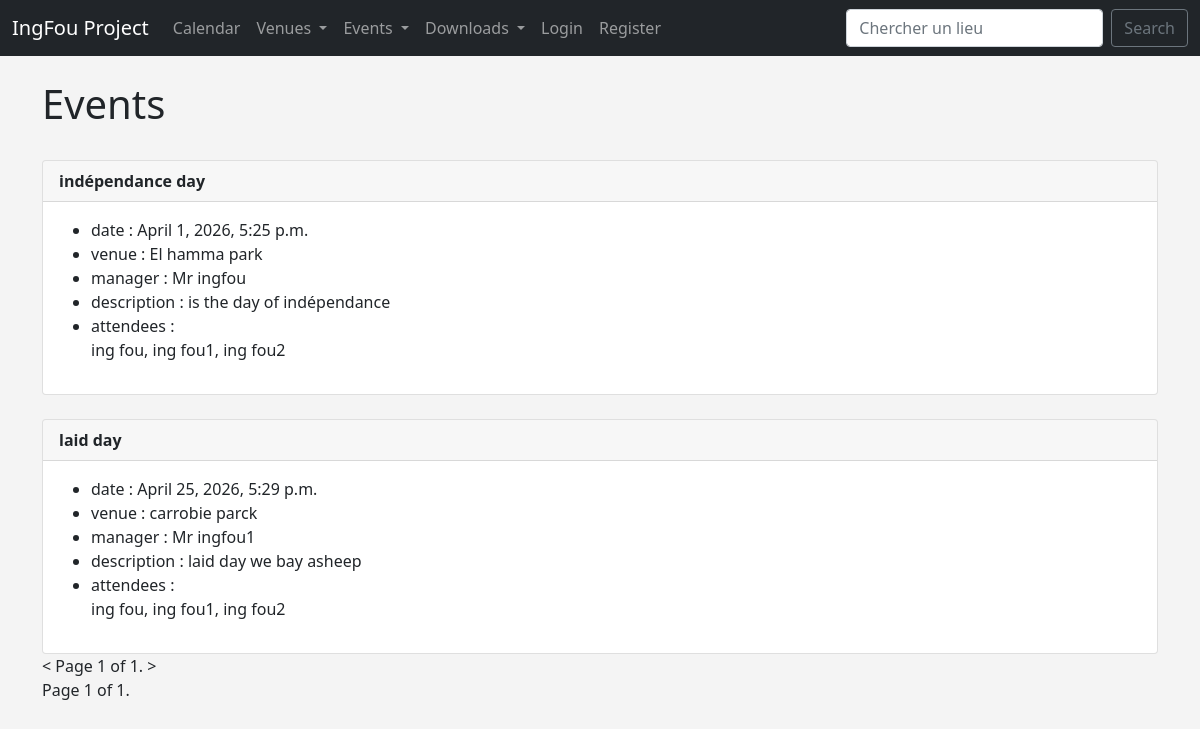
Before: /cal/events/?page=2 with the older database file.
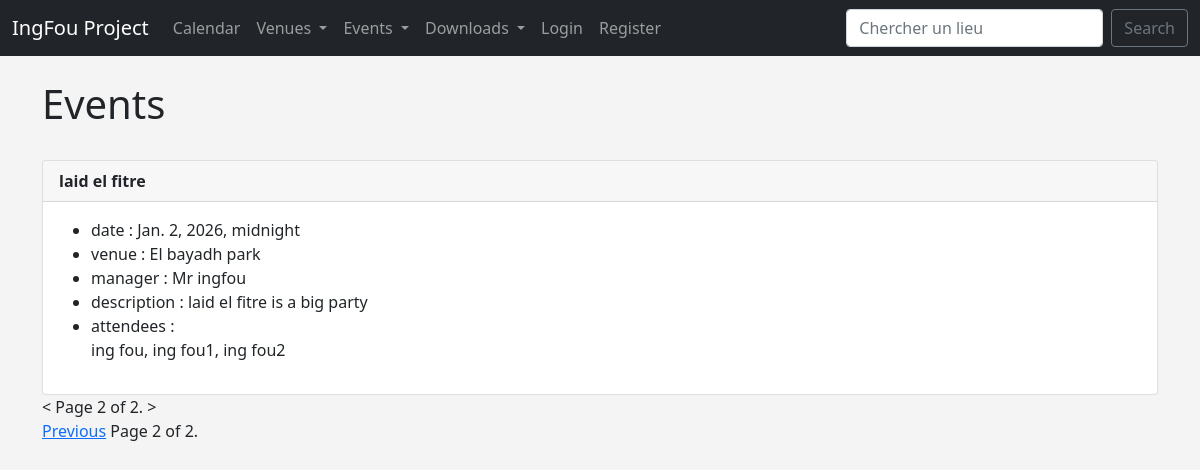
After: the same page with the newer database file.
### clubweb/models.py (models this page shows)
class Event(models.Model):
    name = models.CharField('Event name', max_length=100)
    event_date = models.DateTimeField('Event date and time')
    venue = models.ForeignKey(Venue, on_delete=models.CASCADE, blank=True, null=True)
    manager = models.CharField('Event manager', max_length=60)
    description = models.TextField('Event description', blank=True)
    attendees = models.ManyToManyField(MyClubuser, blank=True) # participants
    def __str__(self):
        return self.name

class Venue(models.Model):
    name = models.CharField('Venue name', max_length=100)
    address = models.CharField('Venue address', max_length=100)
    zip_code = models.CharField('zip code', max_length=15)
    phone = models.CharField('contact phone', max_length=20, blank=True)
    web = models.URLField('website address', blank=True)
    email_address = models.EmailField('email address', blank=True)
    def __str__(self):
        return self.name

class MyClubuser(models.Model):
    first_name = models.CharField('First name', max_length=100)
    last_name = models.CharField('Last name', max_length=100)
    email = models.EmailField('Email address', blank=True)
    def __str__(self):
        return self.first_name + ' ' + self.last_name

### clubweb/views.py (the view)
# urls.py: path('events/', views.all_events, name='event_list'),
def all_events(request):
    event_list = Event.objects.all()
    paginator = Paginator(event_list, 2) # Show 2 events per page
    page = request.GET.get('page')
    try:
        event_list = paginator.page(page)
    except PageNotAnInteger:
        event_list = paginator.page(1)
    except EmptyPage:
        event_list = paginator.page(paginator.num_pages)
    return render(request, 'clubweb/event_list.html', {
        'event_list': event_list,
    })

### clubweb/templates/clubweb/event_list.html (shortened to what this page needs)
{% extends 'clubweb/base.html' %}
{% block content %}
<h1>Events</h1>
    {% for event in event_list %}
     <br>
    <div class="card">
        <div class="card-header"> <strong>{{ event }}</strong> </div>
            <div class="card-body">
                <ul>
                <li>date : {{ event.event_date }}</li>
                <li>venue : {{ event.venue }}</li>
                <li>manager : {{ event.manager}}</li>
                <li>description : {{ event.description }}</li>
                <li>attendees : {{ event.attendees.all|join:", " |linebreaks }}</li>
                </ul>
            </div>
    </div>
    {% endfor %}
    < Page {{ event_list.number }} of {{ event_list.paginator.num_pages }}. >
    <div class="pagination">
    <span class="page-links">
        {% if event_list.has_previous %}
            <a href="?page={{ event_list.previous_page_number }}">Previous</a>
        {% endif %}
        <span class="current">
            Page {{ event_list.number }} of {{ event_list.paginator.num_pages }}.
        </span>
    </div>
{% endblock %}

### clubweb/templates/clubweb/base.html (shortened to what this page needs)
<!doctype html>
<html lang="en">
  <head>
    <link href="https://cdn.jsdelivr.net/npm/bootstrap@5.0.2/dist/css/bootstrap.min.css" rel="stylesheet"
>
  </head>
  <body>
    {% include 'clubweb/navbar.html' %}
    <br/>
    <div class="container">
    {% block content %}
    {% endblock %}
    </div>
  </body>
</html>

### clubweb/templates/clubweb/navbar.html (shortened to what this page needs)
<nav class="navbar navbar-expand-lg navbar-dark bg-dark">
  <div class="container-fluid">
    <a class="navbar-brand" href="{% url 'clubweb:home' %}">IngFou Project</a>
    <div class="collapse navbar-collapse" id="navbarSupportedContent">
      <ul class="navbar-nav me-auto mb-2 mb-lg-0">
        <li class="nav-item">
          <a class="nav-link" href="{% url 'clubweb:home' '2023' 'april' %}">Calendar</a>
        </li>
        <li class="nav-item dropdown">
          <a class="nav-link dropdown-toggle" href="#" role="button" data-bs-toggle="dropdown" aria-expanded="false">
            Venues
          </a>
        </li>
        <li class="nav-item dropdown">
          <a class="nav-link dropdown-toggle" href="#" role="button" data-bs-toggle="dropdown" aria-expanded="false">
            Events
          </a>
        <li class="nav-item dropdown">
          <a class="nav-link dropdown-toggle" href="#" role="button" data-bs-toggle="dropdown" aria-expanded="false">
            Downloads
          </a>
        </li>
        {% if user.is_authenticated %}
        <li class="nav-item">
          <a class="nav-link" href="{% url 'authen:logout' %}">Logout</a>
        </li>
        {% else %}
        <li class="nav-item">
          <a class="nav-link" href="{% url 'authen:login' %}">Login</a>
        </li>
        <li class="nav-item">
          <a class="nav-link" href="{% url 'authen:register' %}">Register</a>
        </li>
        {% endif %}
      </ul>
      <form class="d-flex" method="POST" action="{% url 'clubweb:search_venues' %}">
        <input class="form-control me-2" type="search" name="search" placeholder="Chercher un lieu" aria-label="Search"/>
        <button class="btn btn-outline-secondary" type="submit">Search</button>
      </form>
    </div>
  </div>
</nav>

### clubweb/templates/clubweb/base.html (style rules this page uses)
body { background-color: #f4f4f4; }

Changed rows visible on the page:
no longer on this page (row unchanged): Event: name "indépendance day", event_date "April 1, 2026, 5:25 p.m.", venue "El hamma park", manager "Mr ingfou", description "is the day of indépendance", attendees.all "ing fou, ing fou1, ing fou2"
no longer on this page (row unchanged): Event: name "laid day", event_date "April 25, 2026, 5:29 p.m.", venue "carrobie parck", manager "Mr ingfou1", description "laid day we bay asheep", attendees.all "ing fou, ing fou1, ing fou2"
added Event: name "laid el fitre", event_date "Jan. 2, 2026, midnight", venue "El bayadh park", manager "Mr ingfou", description "laid el fitre is a big party", attendees.all "ing fou, ing fou1, ing fou2"
Other visible differences:
{{ event_list.number }}: "1" → "2"
{{ event_list.paginator.num_pages }}: "1" → "2"
text now shown: "Previous"
